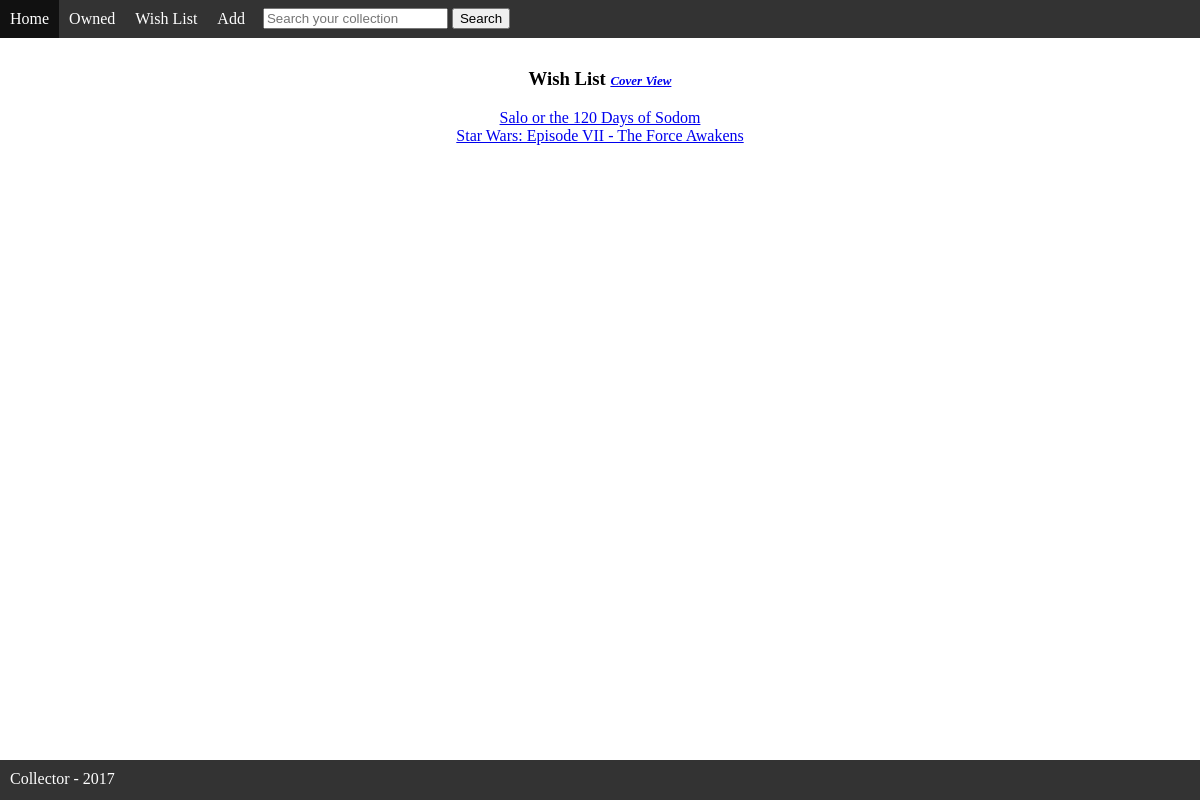
The page /movies/wishlist/ on the database its author committed.
### movies/models.py (models this page shows, shortened)
class Movie(models.Model):
	GENRES = (
		('act', 'Action'),
		('com', 'Comedy'),
		('dra', 'Drama'),
		('fan', 'Fantasy'),
		('hor', 'Horror'),
		('sci', 'Science Fiction'),
		('doc', 'Documentary'),
		('rom', 'Romance'),
		('unk', 'Unknown'))
	STATUS = (
		('O', 'Owned'),
		('W', 'Wishlist'))
	status = models.CharField(
		max_length=1,
		choices=STATUS,
		null=False,
		default='O')
	title = models.CharField(max_length=100)
	runtime = models.PositiveIntegerField(default=0, blank=True)
	director = models.CharField(
		max_length=50,
		blank=True,
		validators=[validators.RegexValidator(
			regex=r'[A-Za-z ]+$',
			message="Illegal characters. Use letters only")])
	genre = models.CharField(
		max_length=3,
		blank=False,
		default='unk',
		choices=GENRES)
	year = models.CharField(
		max_length=4,
		blank=True,
		validators=[validators.RegexValidator(
			regex=r'[0-9]{4}',
			message="Illegal characters. Use numbers only")])
	cover = StdImageField(
		upload_to=UploadToAutoSlug(populate_from='title'),
		blank=True,
		variations={'thumbnail': (100, 166, True),
					'medium': (300, 500)})

### movies/views.py (the view)
# urls.py: url('wishlist/$', views.MoviesWishListView.as_view(), name='wishlist'),
class MoviesWishListView(ListView):
	context_object_name = 'movies'
	template_name = 'movies/wishlist.html'
	def get_queryset(self):
		return Movie.objects.filter(status="W").order_by('title')

### movies/templates/movies/wishlist.html (shortened to what this page needs)
{% extends "base.html" %}
{% block content %}
<h3>Wish List
	<font size="2">
		<a href="{% url 'movies:wishlist-cover' %}"><i>Cover View</i></a>
	</font>
</h3>
{% if movies %}
	{% for movie in movies %}
		<a href="{% url 'movies:detail' movie.id %}">{{movie.title}}</a><br>
	{% endfor %}
{% else %}
	<p>Nothing here.</p>
{% endif %}
{% endblock %}

### movies/static/movies/style.css (style rules this page uses)
html, body { margin:0; padding:0; height:100%; }

### rows shown on the page
Movie: title "Salo or the 120 Days of Sodom"
Movie: title "Star Wars: Episode VII - The Force Awakens"
